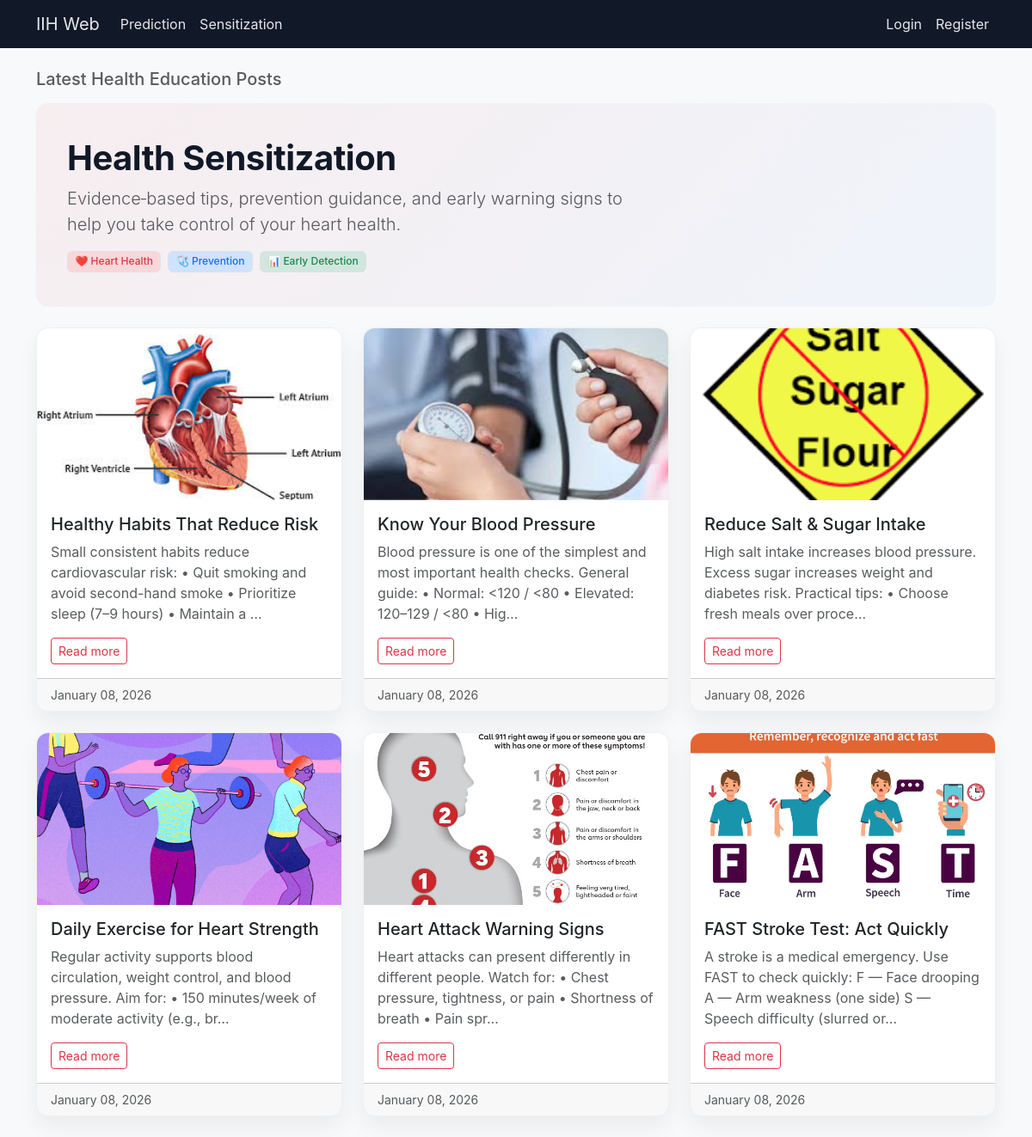
The app's page /sensitization/ with its own data.
### app/models.py (models this page shows)
class SensitizationPost(db.Model):
    __tablename__ = "sens_posts"
    id = db.Column(db.Integer, primary_key=True)
    title = db.Column(db.String(255), nullable=False)
    slug = db.Column(db.String(255), unique=True, nullable=False)
    body = db.Column(db.Text, nullable=False)
    image = db.Column(db.String(120), nullable=True)
    is_published = db.Column(db.Boolean, default=True)
    created_at = db.Column(db.DateTime, default=datetime.utcnow)

### app/routes/sensitization.py (the view)
@bp.get("/")
def index():
    log_view("/sensitization")
    posts = (
        SensitizationPost.query
        .filter_by(is_published=True)
        .order_by(SensitizationPost.created_at.desc())
        .all()
    )
    return render_template("sensitization/index.html", posts=posts)

### app/routes/sensitization.py (called while the page is built)
def log_view(page: str):
    try:
        db.session.add(PageView(page=page, user_id=getattr(current_user, "id", None), session_id=request.cookies.get("session", None)))
        db.session.commit()
    except Exception:
        db.session.rollback()

### app/templates/sensitization/index.html (shortened to what this page needs)
{% extends "base.html" %}
{% block content %}
<h5 class="text-muted mb-3">
  Latest Health Education Posts
</h5>
<section class="sens-hero mb-4">
  <div class="container">
    <div class="row align-items-center">
      <div class="col-md-8">
        <h1 class="fw-bold mb-2">
          Health Sensitization
        </h1>
        <p class="lead text-muted mb-3">
          Evidence‑based tips, prevention guidance, and early warning signs
          to help you take control of your heart health.
        </p>
        <div class="d-flex gap-2 flex-wrap">
          <span class="badge bg-danger-subtle text-danger border">
            ❤️ Heart Health
          </span>
          <span class="badge bg-primary-subtle text-primary border">
            🩺 Prevention
          </span>
          <span class="badge bg-success-subtle text-success border">
            📊 Early Detection
          </span>
        </div>
      </div>
    </div>
  </div>
</section>
{% if posts %}
  <div class="row g-4">
    {% for post in posts %}
      <div class="col-md-6 col-lg-4">
        <div class="card card-soft h-100 overflow-hidden">
          <img
            src="{{ url_for('static', filename='images/' ~ (post.image or 'default.jpg')) }}"
            class="w-100"
            style="height:200px; object-fit:cover;"
            alt="{{ post.title }}"
          />
          <div class="card-body d-flex flex-column">
            <h5 class="card-title">{{ post.title }}</h5>
            <p class="card-text text-muted">
              {{ post.body[:140] }}{% if post.body|length > 140 %}…{% endif %}
            </p>
            <div class="mt-auto">
              <a href="{{ url_for('sensitization.post', slug=post.slug) }}"
                 class="btn btn-outline-accent btn-sm">
                Read more
              </a>
            </div>
          </div>
          <div class="card-footer text-muted small">
            {{ post.created_at.strftime('%B %d, %Y') if post.created_at else '' }}
          </div>
        </div>
      </div>
    {% endfor %}
  </div>
{% else %}
  <div class="alert alert-info">No sensitization posts available yet.</div>
{% endif %}
{% endblock %}

### app/templates/base.html (shortened to what this page needs)
<!doctype html>
<html lang="en">
<head>
  <link href="https://cdn.jsdelivr.net/npm/bootstrap@5.3.3/dist/css/bootstrap.min.css" rel="stylesheet">
  <link rel="stylesheet" href="{{ url_for('static', filename='css/theme.css') }}">
  <link rel="stylesheet" href="{{ url_for('static', filename='css/style.css') }}">
  <link rel="stylesheet" href="https://cdnjs.cloudflare.com/ajax/libs/font-awesome/6.5.1/css/all.min.css">
</head>
<body class="bg-light">
<nav class="navbar navbar-expand-lg navbar-dark bg-dark">
  <div class="container">
    <a class="navbar-brand" href="{{ url_for('core.index') }}">IIH Web</a>
    <div id="nav" class="collapse navbar-collapse">
      <ul class="navbar-nav me-auto">
        <li class="nav-item"><a class="nav-link" href="{{ url_for('prediction.landing') }}">Prediction</a></li>
        <li class="nav-item"><a class="nav-link" href="{{ url_for('sensitization.index') }}">Sensitization</a></li>
      </ul>
      <ul class="navbar-nav">
        {% if current_user.is_authenticated %}
          <li class="nav-item"><span class="navbar-text me-2">{{ current_user.full_name }} ({{ current_user.role }})</span></li>
          <li class="nav-item"><a class="nav-link" href="{{ url_for('auth.logout') }}">Logout</a></li>
        {% else %}
          <li class="nav-item"><a class="nav-link" href="{{ url_for('auth.login') }}">Login</a></li>
          <li class="nav-item"><a class="nav-link" href="{{ url_for('auth.register') }}">Register</a></li>
        {% endif %}
      </ul>
    </div>
  </div>
</nav>
<main class="container container-app py-4">
  {% block content %}{% endblock %}
</main>
</body>
</html>

### app/static/css/theme.css (style rules this page uses)
:root { --accent: #dc3545; --accent-dark: #b02a37; --bg-light: #f8f9fa; --bg-white: #ffffff; --text-main: #212529; --text-muted: #6c757d; --border-soft: rgba(0,0,0,0.06); }
body { background: var(--bg); }
.navbar { background: #111827 !important; }
.navbar .nav-link, .navbar-brand { color: #e5e7eb !important; }
.card { border-radius: 12px; border: 1px solid var(--border-soft); box-shadow: 0 6px 24px rgba(0,0,0,0.04); }

### app/static/style.css (style rules this page uses)
body { background: linear-gradient(135deg, #0f172a, #1e293b); font-family: "Poppins", sans-serif; color: white; }

### records on screen
SensitizationPost: image (placeholder picture), title "Healthy Habits That Reduce Risk", body "Small consistent habits reduce cardiovascular risk: • Quit smoking and avoid second-hand smoke • Prioritize sleep (7–9 hours) • Maintain a", created_at "January 08, 2026"
SensitizationPost: image (picture), title "Know Your Blood Pressure", body "Blood pressure is one of the simplest and most important health checks. General guide: • Normal: <120 / <80 • Elevated: 120–129 / <80 • Hig", created_at "January 08, 2026"
SensitizationPost: image (picture), title "Reduce Salt & Sugar Intake", body "High salt intake increases blood pressure. Excess sugar increases weight and diabetes risk. Practical tips: • Choose fresh meals over proce", created_at "January 08, 2026"
SensitizationPost: image (picture), title "Daily Exercise for Heart Strength", body "Regular activity supports blood circulation, weight control, and blood pressure. Aim for: • 150 minutes/week of moderate activity (e.g., br", created_at "January 08, 2026"
SensitizationPost: image (picture), title "Heart Attack Warning Signs", body "Heart attacks can present differently in different people. Watch for: • Chest pressure, tightness, or pain • Shortness of breath • Pain spr", created_at "January 08, 2026"
SensitizationPost: image (picture), title "FAST Stroke Test: Act Quickly", body "A stroke is a medical emergency. Use FAST to check quickly: F — Face drooping A — Arm weakness (one side) S — Speech difficulty (slurred or", created_at "January 08, 2026"
